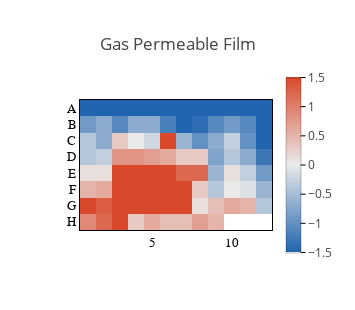
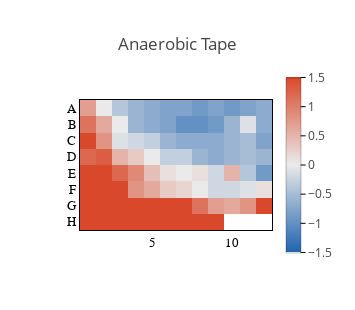
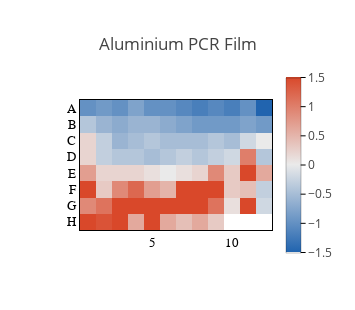
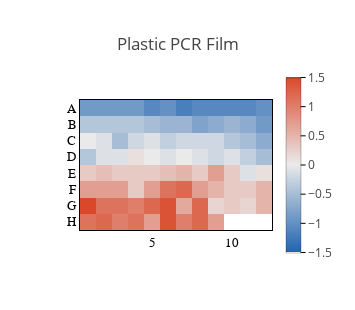

Notebook source saved alongside these figures, in order:
### Markdown cell above
### Make heatmaps cell yield data for each well ###

### Code cell
for film in df_dict:
    if film not in ['breathe_easy_aerobic']:
        trace_list = []
        trace_list.append(go.Heatmap(
                           z=list(reversed(df_dict[film].values - np.nanmedian(df_dict[film].values.flatten()))),
                           x=df_dict[film].columns,
                           y=list(reversed(df_dict[film].index)),
                           hoverongaps = False, zmin=-1.5, zmax=1.5,colorscale=colorscale,
                            showscale=True,
                           colorbar=dict(dtick=0.5,ticks='outside',tickcolor='black',outlinecolor='black',
                                         outlinewidth=0.25,thickness=15,len=1.5)))
        
        layout = go.Layout(height=310, width=355, showlegend=False, title_text=film,
                   
                   xaxis=dict(showline=True, linewidth=1, linecolor='black', mirror=True, 
                              ticks='', ticklen=4, tickangle=0, tickcolor='black',
                              tickfont=dict(size=13, family='Arial', color='black'),
                              side='bottom', showgrid=False),
                           
                   yaxis=dict(
                              title_standoff=0, titlefont=dict(family='Arial', size=16, color='black'),
                              showline=True, linewidth=1, linecolor='black',mirror=True,
                              ticks='', ticklen=4, tickangle=0, tickcolor='black', nticks=0,
                              tickfont=dict(family='Arial',size=13, color='black'),
                              showgrid=False))
        
        fig = go.Figure(data=trace_list, layout=layout)
        fig.show()
        #pio.write_image(fig,"Figures/fig_3_variation_"+film+".svg",format='svg')

### Figure 1 — Plotly figure (JSON) as saved in the notebook; plotly's stock layout.template omitted (floating-point values rounded to 4 significant figures)
{"data": [{"colorbar": {"dtick": 0.5, "len": 1.5, "outlinecolor": "black", "outlinewidth": 0.25, "thickness": 15, "tickcolor": "black", "ticks": "outside"}, "colorscale": [[0, "#2164AF"], [0.5, "#EAEAEA"], [1, "#D9482A"]], "hoverongaps": false, "showscale": true, "type": "heatmap", "x": [1, 2, 3, 4, 5, 6, 7, 8, 9, 10, 11, 12], "y": ["H", "G", "F", "E", "D", "C", "B", "A"], "z": [[0.9, 1.2, 5.6, 0.3, 0.6, 0.4, 0.4, 0.7, 0.5, null, null, null], [1.6, 1.3, 3.1, 3.4, 3, 2.7, 3.1, 0.1, 0.4, 0.6, 0.5, -0.4], [0.5, 0.6, 2.3, 2.4, 2.1, 2, 1.6, 0.3, -0.4, 0, -0.1, -0.6], [0.1, 0.1, 1.5, 1.6, 1.8, 1.5, 1.2, 1.2, -0.6, 0.1, -0.3, -0.9], [-0.4, -0.3, 0.8, 0.8, 0.7, 0.6, 0.3, 0.3, -0.8, -0.4, -0.7, -1.3], [-0.4, -0.7, 0.3, 0, -0.2, 2, -0.6, -1, -0.7, -0.3, -1, -1.5], [-0.9, -0.7, -1.1, -0.7, -0.7, -1.2, -1.6, -1.4, -1.1, -0.9, -1.1, -1.7], [-1.8, -1.6, -1.7, -1.7, -1.7, -1.9, -1.9, -1.9, -1.8, -1.6, -1.5, -1.8]], "zmax": 1.5, "zmin": -1.5}], "layout": {"height": 310, "showlegend": false, "title": {"text": "Gas Permeable Film"}, "width": 355, "xaxis": {"linecolor": "black", "linewidth": 1, "mirror": true, "showgrid": false, "showline": true, "side": "bottom", "tickangle": 0, "tickcolor": "black", "tickfont": {"color": "black", "family": "Arial", "size": 13}, "ticklen": 4, "ticks": ""}, "yaxis": {"linecolor": "black", "linewidth": 1, "mirror": true, "nticks": 0, "showgrid": false, "showline": true, "tickangle": 0, "tickcolor": "black", "tickfont": {"color": "black", "family": "Arial", "size": 13}, "ticklen": 4, "ticks": "", "title": {"font": {"color": "black", "family": "Arial", "size": 16}, "standoff": 0}}}}

### Figure 2 — Plotly figure (JSON) as saved in the notebook; plotly's stock layout.template omitted (floating-point values rounded to 4 significant figures)
{"data": [{"colorbar": {"dtick": 0.5, "len": 1.5, "outlinecolor": "black", "outlinewidth": 0.25, "thickness": 15, "tickcolor": "black", "ticks": "outside"}, "colorscale": [[0, "#2164AF"], [0.5, "#EAEAEA"], [1, "#D9482A"]], "hoverongaps": false, "showscale": true, "type": "heatmap", "x": [1, 2, 3, 4, 5, 6, 7, 8, 9, 10, 11, 12], "y": ["H", "G", "F", "E", "D", "C", "B", "A"], "z": [[3.7, 2.7, 2.9, 2.8, 2.3, 2.8, 2.1, 2.1, 1.9, null, null, null], [4.7, 3.2, 2.9, 2.6, 1.7, 1.8, 1.7, 1.1, 0.7, 0.6, 0.8, 2.7], [2.5, 2.2, 1.8, 0.8, 0.6, 0.3, 0.2, 0, -0.2, -0.2, -0.1, 0.1], [2.2, 1.9, 1.2, 0.9, 0.4, 0.1, 0, 0.1, -0.2, 0.5, -0.4, -0.9], [1.2, 1.3, 0.5, 0.3, 0, -0.3, -0.3, -0.6, -0.7, -0.6, -0.5, -0.6], [1.8, 0.8, -0.1, -0.2, -0.3, -0.6, -0.7, -0.7, -0.7, -0.6, -0.5, -0.8], [1.1, 0.6, 0, -0.6, -0.7, -0.8, -1, -1, -0.9, -0.6, -0.1, -0.7], [0.7, 0, -0.4, -0.6, -0.7, -0.8, -0.8, -0.9, -0.8, -0.9, -0.8, -0.7]], "zmax": 1.5, "zmin": -1.5}], "layout": {"height": 310, "showlegend": false, "title": {"text": "Anaerobic Tape"}, "width": 355, "xaxis": {"linecolor": "black", "linewidth": 1, "mirror": true, "showgrid": false, "showline": true, "side": "bottom", "tickangle": 0, "tickcolor": "black", "tickfont": {"color": "black", "family": "Arial", "size": 13}, "ticklen": 4, "ticks": ""}, "yaxis": {"linecolor": "black", "linewidth": 1, "mirror": true, "nticks": 0, "showgrid": false, "showline": true, "tickangle": 0, "tickcolor": "black", "tickfont": {"color": "black", "family": "Arial", "size": 13}, "ticklen": 4, "ticks": "", "title": {"font": {"color": "black", "family": "Arial", "size": 16}, "standoff": 0}}}}

### Figure 3 — Plotly figure (JSON) as saved in the notebook; plotly's stock layout.template omitted (floating-point values rounded to 4 significant figures)
{"data": [{"colorbar": {"dtick": 0.5, "len": 1.5, "outlinecolor": "black", "outlinewidth": 0.25, "thickness": 15, "tickcolor": "black", "ticks": "outside"}, "colorscale": [[0, "#2164AF"], [0.5, "#EAEAEA"], [1, "#D9482A"]], "hoverongaps": false, "showscale": true, "type": "heatmap", "x": [1, 2, 3, 4, 5, 6, 7, 8, 9, 10, 11, 12], "y": ["H", "G", "F", "E", "D", "C", "B", "A"], "z": [[3.8, 1.4, 1.7, 0.6, 2, 0.6, 0.4, 0.6, 0.3, null, null, null], [0.9, 1.1, 3.9, 3.2, 4.2, 3, 3.2, 3.6, 1.1, 0.1, 3.1, -0.2], [3.6, 0.3, 0.9, 1.2, 0.7, 0.5, 2.4, 2.6, 2.4, 0.3, 0.4, -0.3], [0.7, 0.2, 0.2, 0.2, 0.1, 0, 0.1, 0.2, 0.9, 0.3, 1.9, 0.6], [0.2, -0.3, -0.4, -0.4, -0.5, -0.4, -0.3, -0.4, -0.3, -0.2, 1, -0.4], [0.2, -0.3, -0.6, -0.5, -0.4, -0.5, -0.5, -0.5, -0.4, -0.5, -0.2, 0], [-0.4, -0.6, -0.7, -0.6, -0.6, -0.7, -0.8, -0.9, -0.9, -0.9, -0.8, -0.9], [-1, -0.9, -1, -0.8, -1, -1, -1.1, -1.2, -1.1, -1.2, -1, -1.5]], "zmax": 1.5, "zmin": -1.5}], "layout": {"height": 310, "showlegend": false, "title": {"text": "Aluminium PCR Film"}, "width": 355, "xaxis": {"linecolor": "black", "linewidth": 1, "mirror": true, "showgrid": false, "showline": true, "side": "bottom", "tickangle": 0, "tickcolor": "black", "tickfont": {"color": "black", "family": "Arial", "size": 13}, "ticklen": 4, "ticks": ""}, "yaxis": {"linecolor": "black", "linewidth": 1, "mirror": true, "nticks": 0, "showgrid": false, "showline": true, "tickangle": 0, "tickcolor": "black", "tickfont": {"color": "black", "family": "Arial", "size": 13}, "ticklen": 4, "ticks": "", "title": {"font": {"color": "black", "family": "Arial", "size": 16}, "standoff": 0}}}}

### Figure 4 — Plotly figure (JSON) as saved in the notebook; plotly's stock layout.template omitted (floating-point values rounded to 4 significant figures)
{"data": [{"colorbar": {"dtick": 0.5, "len": 1.5, "outlinecolor": "black", "outlinewidth": 0.25, "thickness": 15, "tickcolor": "black", "ticks": "outside"}, "colorscale": [[0, "#2164AF"], [0.5, "#EAEAEA"], [1, "#D9482A"]], "hoverongaps": false, "showscale": true, "type": "heatmap", "x": [1, 2, 3, 4, 5, 6, 7, 8, 9, 10, 11, 12], "y": ["H", "G", "F", "E", "D", "C", "B", "A"], "z": [[1.1, 1.2, 1, 1.1, 0.7, 1.4, 1, 1.2, 0.7, null, null, null], [1.5, 1.1, 1.1, 1, 1.2, 1.4, 0.6, 1.2, 0.2, 0.3, 0.2, 0.5], [0.7, 0.7, 0.7, 0.3, 0.7, 1.1, 1.2, 0.7, 0.5, 0.3, 0.3, 0.5], [0.3, 0.4, 0.3, 0.3, 0.3, 0.4, 0.5, 0.3, 0.7, 0.3, -0.1, 0.1], [-0.4, -0.1, -0.1, 0.1, 0, -0.1, 0, -0.1, -0.2, -0.1, -0.3, -0.5], [0, -0.1, -0.5, -0.2, -0.1, -0.3, -0.2, -0.2, -0.2, -0.4, -0.5, -0.7], [-0.4, -0.4, -0.4, -0.4, -0.5, -0.6, -0.6, -0.8, -0.7, -0.6, -0.7, -0.9], [-0.9, -0.9, -0.9, -0.9, -1.1, -1, -1.2, -1.1, -1.1, -1.1, -1.1, -1]], "zmax": 1.5, "zmin": -1.5}], "layout": {"height": 310, "showlegend": false, "title": {"text": "Plastic PCR Film"}, "width": 355, "xaxis": {"linecolor": "black", "linewidth": 1, "mirror": true, "showgrid": false, "showline": true, "side": "bottom", "tickangle": 0, "tickcolor": "black", "tickfont": {"color": "black", "family": "Arial", "size": 13}, "ticklen": 4, "ticks": ""}, "yaxis": {"linecolor": "black", "linewidth": 1, "mirror": true, "nticks": 0, "showgrid": false, "showline": true, "tickangle": 0, "tickcolor": "black", "tickfont": {"color": "black", "family": "Arial", "size": 13}, "ticklen": 4, "ticks": "", "title": {"font": {"color": "black", "family": "Arial", "size": 16}, "standoff": 0}}}}
